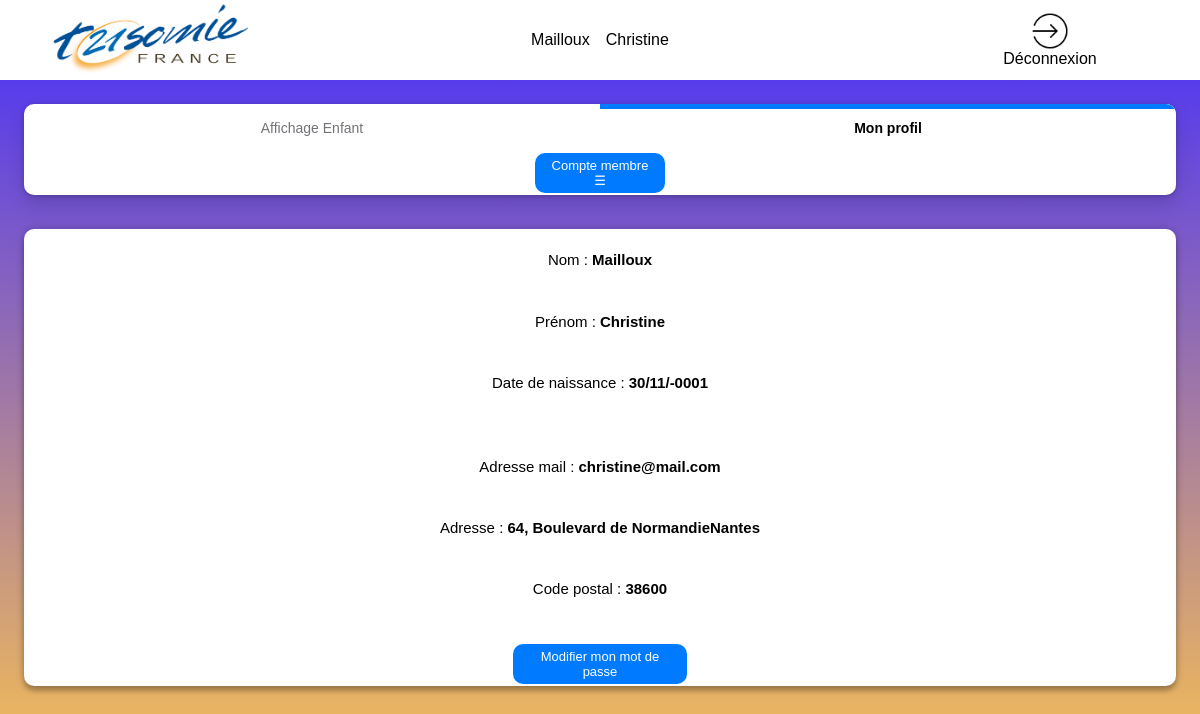
Page /mon_compte.php (signed in) on the committed database.
### tables this page shows
CREATE TABLE `membre` (
  `id_membre` int(11) NOT NULL,
  `nom` varchar(50) NOT NULL,
  `prenom` varchar(50) NOT NULL,
  `adresse` varchar(100) DEFAULT NULL,
  `code_postal` char(5) DEFAULT NULL,
  `ville` varchar(50) DEFAULT NULL,
  `courriel` varchar(50) DEFAULT NULL,
  `date_naissance` date NOT NULL,
  `mdp` varchar(500) DEFAULT NULL,
  `pro` tinyint(1) DEFAULT NULL,
  `compte_valide` tinyint(1) DEFAULT NULL,
  `role_user` int(1) NOT NULL,
  `visibilite` tinyint(4) NOT NULL DEFAULT 0
);

### mon_compte.php (the view, shortened to what this page needs)
<!DOCTYPE html>
<html lang="fr" style="font-family: Arial,sans-serif;">
<?php
try {
    $linkpdo = new PDO("mysql:host=localhost;dbname=bddsae", "root", "");
}
catch (Exception $e) {
    die('Erreur : ' . $e->getMessage());
}
?>
<head>
    <link rel="stylesheet" href="style_page_certif_account.css">
    <link rel="stylesheet" href="https://use.fontawesome.com/releases/v5.8.1/css/all.css">
</head>
<body>
    <header>
        <img class="logo-association" src="/sae-but2-s1/img/logo_trisomie.png" alt="logo de l'association">
        <?php
        $mail =  $_SESSION['login_user'];
        try {
            $res = $linkpdo->query("SELECT nom, prenom FROM membre where courriel='$mail' ORDER BY nom;");
        } catch (Exception $e) {
            die('Erreur : ' . $e->getMessage());
        }
        $double_tab = $res->fetchAll();
        $nombre_ligne = $res->rowCount();
        echo "<table>";
        for ($i = 0; $i < $nombre_ligne; $i++) {
            echo "<tr>";
            for ($y = 0; $y < 2; $y++) {
                echo "<td>";
                print_r($double_tab[$i][$y]);
                echo "</td>";
            }
            echo "</tr>";
        }
        echo "</table>";
        ?>
         <div onclick="window.location.href ='logout.php';" class="h-deconnexion">
            <img class="img-deco" src="img/deconnexion.png" alt="Déconnexion"> Déconnexion
        </div>
    </header>
    <main>
        <nav class="left-contenu">
            <?php
            if($_SESSION["role_user"]!=2){
                echo'<ul class="scrolling-tabs nav-links gl-display-flex gl-flex-grow-1 gl-w-full nav gl-tabs-nav nav gl-tabs-nav">';
               echo'<li class="nav-item">';
               echo'<a class="nav-link gl-tab-nav-item" data-placement="right" href="page_admin.php">Affichage Enfant</a>';
               echo'</li>';
                echo'<li class="nav-item">';
                echo'<a data-placement="" class="shortcuts-activity nav-link gl-tab-nav-item active gl-tab-nav-item-active" href="page_certif_compte.php">Mon profil</a>';
                echo'</li>';
                echo'</ul>';
            }
            ?>
                <div class="dropdown">
                    <button onclick="myFunction()" class="dropbtn">Compte membre ☰</button>
        </nav>
        <?php
            $id = $_SESSION['logged_user'];
            try {
                $res = $linkpdo->query("SELECT * FROM membre where id_membre='$id' ORDER BY nom;");
            } catch (Exception $e) {
                die('Erreur : ' . $e->getMessage());
            }
            $double_tab = $res->fetchAll();
            $nom_membre = $double_tab[0][1];
            $prenom_membre = $double_tab[0][2];
            $adresse_membre = $double_tab[0][3];
            $code_postal_membre = $double_tab[0][4];
            $ville_membre = $double_tab[0][5];
            $courriel_membre = $double_tab[0][6];
            $date_naissance_membre =  date_format(new DateTime(strval($double_tab[0][7])), 'd/m/Y');
        ?>
        <nav class="right-contenu">
            <div  class="section_membre">
                <?php
                    echo "<div class='grille_2_cases'>";
                    echo "<div class=\"case-3-infos\">";
                    echo "<p class=\"info\"> Nom :<strong> ".htmlspecialchars($nom_membre)."</strong></p>";
                    echo "<p class=\"info\">Prénom : <strong>".htmlspecialchars($prenom_membre)."</strong></p>";
                    echo "<p class=\"info\">Date de naissance : <strong>".htmlspecialchars($date_naissance_membre)."</strong></p>";
                    echo "</div>";
                    echo "<div class=\"case-3-infos\">";
                    echo "<p class=\"info\">Adresse mail : <strong>".htmlspecialchars($courriel_membre)."</strong></p>";
                    echo "<p class=\"info\">Adresse : <strong>".htmlspecialchars($adresse_membre)."".htmlspecialchars($ville_membre)."</strong></p>";
                    echo "<p class=\"info\">Code postal : <strong> ".htmlspecialchars($code_postal_membre)." </strong> </p>";
                    echo "</div>";
                    echo"</div>";
                    echo " <div class=\"case-membre_2\">";
                ?>
            <div class="case-membre_2">
                <?php
                echo'<button class="modif-certif" type="button" onclick="window.location.href=\'modif_mon_mdp.php\'">Modifier mon mot de passe</button>';
                ?>
            </div>
            </div>
        </nav>
    </main>
</body>
</html>

### style_page_certif_account.css (style rules this page uses)
* { margin: 0; padding: 0; box-sizing: border-box; }
@media screen and (max-width: 1250px) { table, td { margin: auto; border-collapse: collapse; padding: 0.5rem; } }
@media screen and (max-width: 1250px) { p { margin: 2%; } }
@media screen and (max-width: 1250px) { a { text-decoration: none; color: black; } }
@media screen and (max-width: 1250px) { header { display: grid; align-items: center; grid-template-columns: 1fr 50% 1fr; height: 10vh; background-color: rgb(255, 255, 255); } }
@media screen and (max-width: 1250px) { .logo-association { width: 65%; margin: auto; } }
@media screen and (max-width: 1250px) { .h-deconnexion { cursor: pointer; margin: auto; display: flex; flex-direction: column; align-items: center; } }
@media screen and (max-width: 1250px) { .img-deco { width: 40%; margin: auto; } }
@media screen and (max-width: 1250px) { body { display: flex; flex-direction: column; min-height: 100vh; justify-content: space-between; background: linear-gradient(0deg, rgba(255, 198, 76, 1) 0%, rgba(69, 45, 253, 1) 100%); } }
@media screen and (max-width: 1250px) { main { margin: 2%; min-height: 85vh; border-radius: 10px; font-size: 15px; } }
@media screen and (max-width: 1250px) { .left-contenu { text-align: center; overflow: auto; box-shadow: 0 10px 20px rgb(0 0 0 / 12%), 0 1px 5px rgb(0 0 0 / 22%); border-radius: 10px; background-color: #fff; } }
@media screen and (max-width: 1250px) { .right-contenu { text-align: center; background-color: transparent; border-radius: 10px; } }
@media screen and (max-width: 1250px) { .nav-links li.active:not(.md-header-toolbar) a, .nav-links li.active:not(.md-header-toolbar) button, .nav-links li:not(.md-header-toolbar) a.active { color: #000; background-color: #fff; box-shadow: inset 0 5px 0 0 var(--gl-theme-accent, #007bff); } }
@media screen and (max-width: 1250px) { .nav-links li:not(.md-header-toolbar) a, .nav-links li:not(.md-header-toolbar) button { padding: 1rem 0.75rem; font-size: 14px; line-height: 1rem; color: #737278; border: 0; white-space: nowrap; } }
@media screen and (max-width: 1250px) { .gl-tab-nav-item-active { font-weight: 600; color: #333238; background-color: #fff; box-shadow: inset 0 2px 0 0 var(--gl-theme-accent, #007bff); } }
@media screen and (max-width: 1250px) { .nav-item { width: 50%; } }
@media screen and (max-width: 1250px) { .gl-tab-nav-item { display: flex; justify-content: center; overflow: hidden; transition: box-shadow 100ms linear; } }
@media screen and (max-width: 1250px) { .nav-link { text-decoration: none; background-color: transparent; } }
@media screen and (max-width: 1250px) { .nav-links { display: flex; padding: 0; margin: 0; list-style: none; height: auto; width: 100%; } }
@media screen and (max-width: 1250px) { .section_membre { height: 100%; box-shadow: 0 0 10px 0 rgba(0, 0, 0, 0.2), 0 5px 5px 0 rgba(0, 0, 0, 0.24); border-radius: 10px; background-color: white; margin-top: 3%; } }
@media screen and (max-width: 1250px) { .case-membre_2 { display: grid; place-items: center; } }
@media screen and (max-width: 1250px) { .case-3-infos { display: grid; grid-template-rows: 1fr 1fr 1fr; margin: 2%; font-size: 100%; } }
@media screen and (max-width: 1250px) { .dropdown { position: relative; display: inline-block; } }
@media screen and (max-width: 1250px) { button { padding: 5px 10px; border-radius: 10px; font-size: 13px; border: none; background-color: #007bff; cursor: pointer; transition: all 0.3s; margin: 1%; color: #fff; } }

### rows in the picture
membre: nom "Mailloux", prenom "Christine", date_naissance "30/11/-0001", courriel "christine@mail.com", adresse "64, Boulevard de Normandie", ville "Nantes", code_postal "38600"
